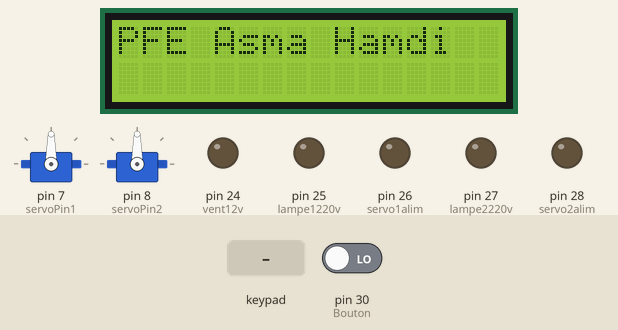
A sketch run on a simulated Arduino Mega 2560, built with avr-gcc and run on an emulated ATmega2560. Parts: 2 × servo, 16×2 character LCD, output pins drawn as LEDs (lit = HIGH). The inputs (shaded band) are chosen by the test bench; at power-on: pin 30 (Bouton) LOW. What the sketch prints to the serial monitor is not drawn.

Above: at 0.6 s.
At 2.8 s:
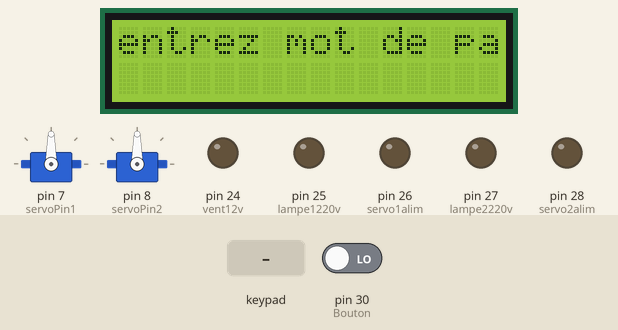
2.9 s: keypad keys 7 7 7 # pressed 0.4 s apart
At 5.2 s:
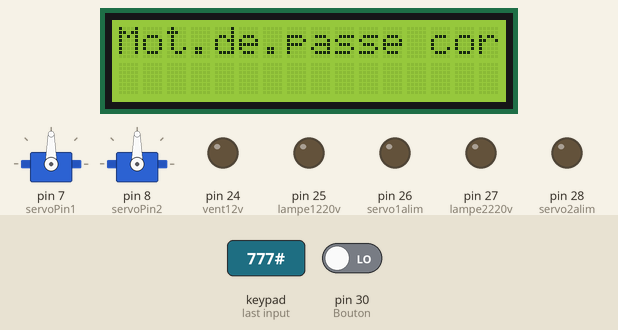
7.1 s: pin 30 (Bouton) driven HIGH
At 8.4 s:
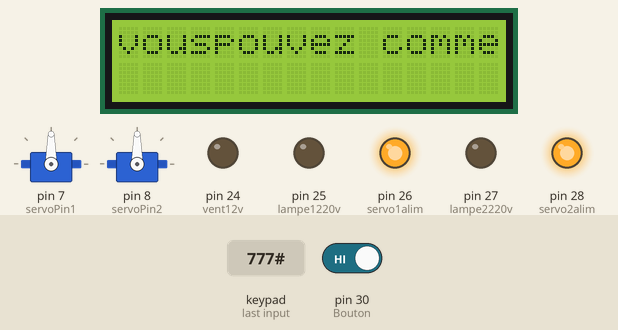
Timing chart, 0 to 24.6 s (numbered marks = the images above; inputs shaded):
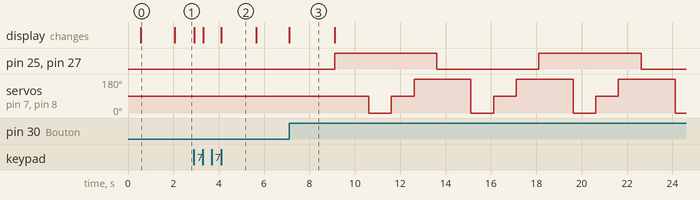

Measured:
- after the input at 2.9 s, the display: first changes at once (image 2 shows a later state)
- after the input at 7.1 s, pin 25 (lampe1220v): alternates HIGH for 4.5 s and LOW for 4.5 s, starting after 2.0 s; pin 26 (servo1alim): LOW → HIGH at once
- what the display in image 0 shows lasts 1.5 s, from 0.6 s to 2.1 s
- what the display in image 3 shows lasts 2.0 s, from 7.1 s to 9.1 s

The sketch:

Test-clavier-temp-lcd-TOR-GLOBALFF.ino
```cpp
// Include the Servo library
#include <Servo.h>
// Create a servo object
Servo Servo1;
Servo Servo2;

// partie LCD--------------------------------------------------------------------------
#include<LiquidCrystal.h>
const int rs = 12, e= 11, d4 = 5, d5 = 4, d6 = 3, d7 = 2;
LiquidCrystal lcd(rs, e, d4, d5, d6, d7);

//Capteur de température---------------------------------------------------------------
/*const int sensor=A8; // Assigning analog pin A8 to variable 'sensor'
float tempc;  //variable to store temperature in degree Celsius
float vout;  //temporary variable to hold sensor reading*/

//Clavier------------------------------------------------------------------------------
#include <Keypad.h>
const byte ROWS = 4; //four rows
const byte COLS = 3; //three columns
char keys[ROWS][COLS] = {
  {'1','2','3'},
  {'4','5','6'},
  {'7','8','9'},
  {'*','0','#'}
};
byte rowPins[ROWS] = {37 , 36, 35 , 34};
byte colPins[COLS] =  {33 , 32, 31};
Keypad keypad = Keypad( makeKeymap(keys), rowPins, colPins, ROWS, COLS );


// Declare the Servo pin
int servoPin1 = 7;
int servoPin2 = 8;


/////////////////////////////////////////////////////////////////////////////////////

//Bouton de démarrage ---------------------------------------------------------------
const int Bouton = 30;
int EN = 0;

//password----------------------------------------------------------------------------
const String password = "777"; // change your password here
String input_password;
String input_password1;

char key;
int test=0;
int keytest = 0;

/////////////////////////////////////////////////////////////////////////////////////////

//Sortie tout ou rien --------------------------------------------------------------------

const int lampe1220v = 25;
//const int lampe2220v = 26;
const int servo1alim = 26;
const int lampe2220v = 27;
//const int lampe2220v = 26;
const int servo2alim = 28;

int etatlampe = 0;
const int vent12v = 24;


void setup()
{
Serial.begin(9600);

 // We need to attach the servo to the used pin number
   Servo1.attach(servoPin1);
    Servo2.attach(servoPin2);

//-capteur température------------------------------------------------------------------
//pinMode(sensor,INPUT); // Configuring pin A8 as input


//Bouton de démarrage--------------------------------------------------------------------
pinMode(Bouton,INPUT); // Configuring pin A1 as input
//pinMode(BoutonL,INPUT); // Configuring pin A1 as input

//LCD-messages-initial-et démarrage par mot de pass pui bouton --------------------------------------------------------------------------------
lcd.begin(16,2);
  delay(500);
  //lcd.clear();
lcd.setCursor(0,0);
lcd.print("PFE Asma Hamdi");
Serial.println("PFE Asma Hamdi");
delay(1500);


//password----------------------------------------------------------------------------

input_password.reserve(32); // maximum input characters is 33, change if needed
input_password1.reserve(32);

lcd.clear();
lcd.setCursor(0,0);
lcd.print("entrez mot de passe:");
Serial.println("entrez mot de passe:");
do
{
  char key = keypad.getKey();

  if (key){
    //Serial.println(key);

    //if(key == '*') {
                    //input_password1 = ""; // clear input password
                  // } else
     if(key == '#') {
                            if(input_password  == password)
                              {
                               lcd.clear();
                               lcd.setCursor(0,0);
                               lcd.print("Mot.de.passe correct merci");
                               Serial.println("Mot.de.passe correct merci");
                               delay(1500);
                               test=1;
                               //Serial.println("password is correct");

                              }
                             else
                             {
                               lcd.clear();
                               lcd.setCursor(0,0);
                               lcd.print("Motd.passe.incorrectressayez.de.nouveau");
                                Serial.println ("Motd.passe.incorrectressayez.de.nouveau");
                               // Serial.println("password is incorrect, try again");
                            //}

                             input_password = ""; // clear input password
                             input_password1 = "";

                            }
                        }
         else {
                  input_password += key; // append new character to input password string
                 input_password1 += '*';
                                       lcd.clear();
                                       lcd.setCursor(0,0);
                                       lcd.print("Mot.d.passe = ");
                                       Serial.println("Mot.d.passe = ");

                                       lcd.print(input_password1);
                                        Serial.println(input_password1);

              }
           }
}
while(test==0);

//End password----------------------------------------------------------------------------

//bouton de démarrage---------------------------------------------------------------------
lcd.clear();
lcd.setCursor(0,0);
lcd.print("Appuiez Bouton de   demarrage");
 Serial.println("Appuiez Bouton de   demarrage");
 do
{EN=digitalRead(Bouton);}
while (EN == LOW);

//afichage température avant demande de la consigne
/*vout=analogRead(sensor);
vout=(vout*500)/1023;
tempc=vout; // Storing value in Degree Celsius
lcd.clear();
lcd.setCursor(0,0);
lcd.print("la temperature      actuelle = ");
lcd.print(tempc);
delay(1500); */


// Fin Bouton de démarrage --> début du fonctionneent ------------------------------------------------------------------

// lampe et servo -----------------------------------------

pinMode(vent12v,OUTPUT); // Configuring pin A1 as OUTPUT
pinMode(lampe1220v,OUTPUT); // Configuring pin A1 as OUTPUT
pinMode(lampe2220v,OUTPUT); // Configuring pin A1 as OUTPUT


pinMode(servo1alim,OUTPUT); // Configuring pin A1 as OUTPUT
pinMode(servo2alim,OUTPUT); // Configuring pin A1 as OUTPUT
digitalWrite(servo1alim,HIGH);
digitalWrite(servo2alim,HIGH);

// ommencer le test -----------------------------------------
lcd.clear();
lcd.setCursor(0,0);
lcd.print("vouspouvez commencer le test");
 Serial.println("vouspouvez commencer le test");
delay(2000);
/*
test=0;
input_password = ""; // clear input password
do
{
  char key = keypad.getKey();
  if (key){
            if(key == '#') {
                              if (keytest == 1) {
                              input_password = ""; // clear input password
                              lcd.clear();
                              lcd.setCursor(0,0);
                              lcd.print("etat lamp incorrect   essayez de nouveau");
                              //delay (1500);
                              keytest = 0;
                              test = 0;         }


                              else
                                    {
                                       lcd.clear();
                                       lcd.setCursor(0,0);
                                       lcd.print("configuration acheve    Merci");
                                       delay(1500);
                                       test=1;
                                    }
                             }


              else {

                  /*if (!(key == '#'))*/
                   /*                    input_password = key; // append new character to input password string

                                       etatlampe = input_password.toInt();
                                       if (!((key == '0')or(key == '1'))) { keytest = 1;}
                                       lcd.clear();
                                       lcd.setCursor(0,0);
                                       lcd.print("etat lampe = ");
                                       lcd.print(input_password);
                                       //delay(1500); //Delay of 1 second for ease of viewing in serial monitor
                 }
      }
  }


while(test==0);

if (etatlampe==1)
{digitalWrite(lampe220v, HIGH);}
else {
digitalWrite(lampe220v, LOW);}*/
//End configuration etat lampe d'allumage----------------------------------------------------------------------------


}


void loop()
{

/*vout=analogRead(sensor);
vout=(vout*500)/1023;
tempc=vout; // Storing value in Degree Celsius
lcd.clear();
lcd.setCursor(0,0);
lcd.print("la temperature      actuelle = ");
lcd.print(tempc);
delay(1500); */

// lecture et affichage température-------------------------------------------------------
/*vout=analogRead(sensor);
vout=(vout*500)/1023;
tempc=vout; // Storing value in Degree Celsius
lcd.clear();
lcd.setCursor(0,0);
lcd.print("Temperature = ");
lcd.print(tempc);
lcd.setCursor(0,1);


delay(500); //Delay of 1 second for ease of viewing in serial monitor */
// Fin lecture et affichage température-------------------------------------------------------


//bouton Lampe---------------------------------------------------------------------
//EN1=digitalRead(BoutonL);
//if (EN1 == HIGH) {
etatlampe = (!etatlampe);
digitalWrite(lampe1220v, etatlampe);
digitalWrite(lampe2220v, etatlampe);

lcd.clear();
lcd.setCursor(0,0);
lcd.print("Testen cours");
Serial.println("Testen cours");
delay(1500);

// Fin Bouton Lampe ------------------------------------------------------------------*/

//SERVO

 // Make servo go to 0 degrees
   Servo1.write(0);
   Servo2.write(0);
   delay(1000);
   // Make servo go to 90 degrees
   Servo1.write(90);
   Servo2.write(90);
   delay(1000);
   // Make servo go to 180 degrees
   Servo1.write(180);
   Servo2.write(180);
   delay(1000);
  //fin servo


/*delay(1000);
digitalWrite(lampe220v, HIGH);
delay(1500);
digitalWrite(triac, LOW);
delay(1500);
digitalWrite(vent12v, LOW);
delay(1500);
digitalWrite(lampe220v, LOW);
delay(1500);*/


/*lcd.clear();
lcd.setCursor(0,0);
lcd.print("Introduisez valeur  consigne");
do
{
char key = keypad.getKey();

if (key){
    lcd.print(key);
  }
}
  while (not key);*/

  //delay(1000);


}
```
